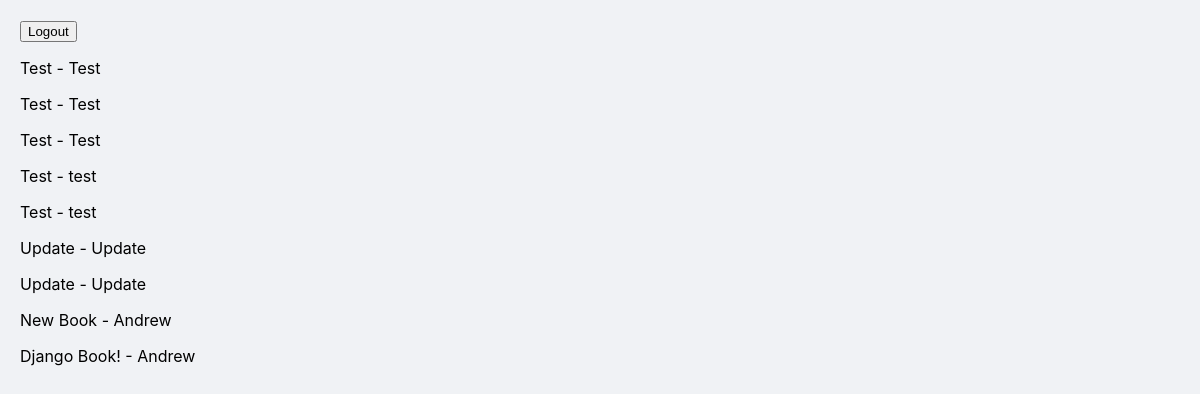
/management/, run on the app's committed database.
### management/models.py (models this page shows)
class Book(models.Model):
    name = models.CharField(max_length=80)
    author = models.CharField(max_length=80)

### management/views.py (the view)
# urls.py: path("", BookListView.as_view()),
class BookListView(ListView):
    model=Book
    template_name='book/index.html'

### management/templates/book/index.html (shortened to what this page needs)
{% extends "base.html" %}
{% block content %}
<form action="{% url 'logout' %}" method="post">
    <button type="submit">Logout</button>
</form>
    {% for b in object_list %}
        <p>{{ b.name }} - {{ b.author }}</p>
    {% endfor %}
{% endblock content %}

### elements/static/css/styles.css (style rules this page uses)
body { font-family: -apple-system, BlinkMacSystemFont, "Segoe UI", Roboto, Helvetica, Arial, sans-serif; background-color: #f0f2f5; margin: 0; padding: 20px; }

### data on the page
Book: name "Test", author "Test"
Book: name "Test", author "Test"
Book: name "Test", author "Test"
Book: name "Test", author "test"
Book: name "Test", author "test"
Book: name "Update", author "Update"
Book: name "Update", author "Update"
Book: name "New Book", author "Andrew"
Book: name "Django Book!", author "Andrew"
